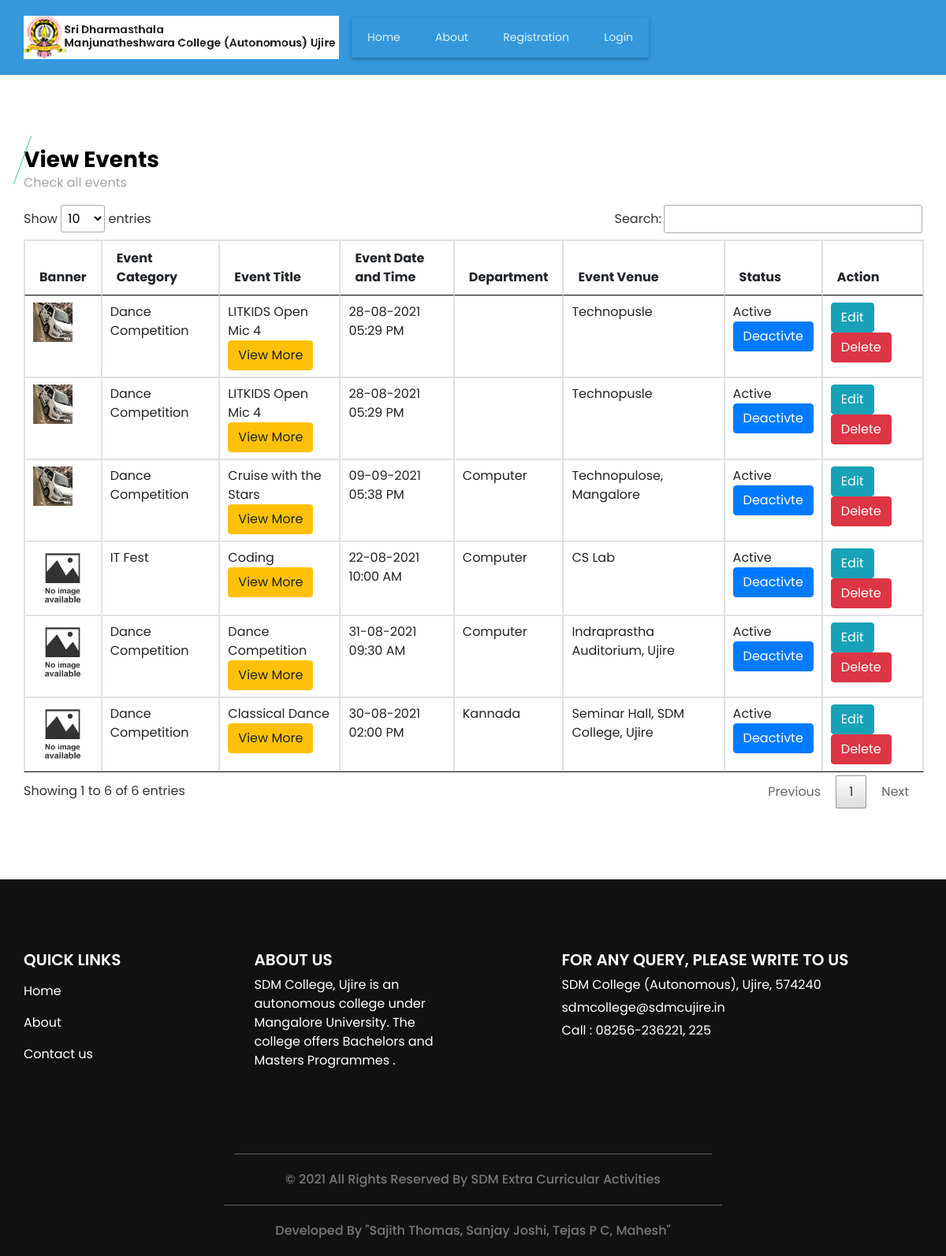
The page /viewevent.php on the database as committed earlier.
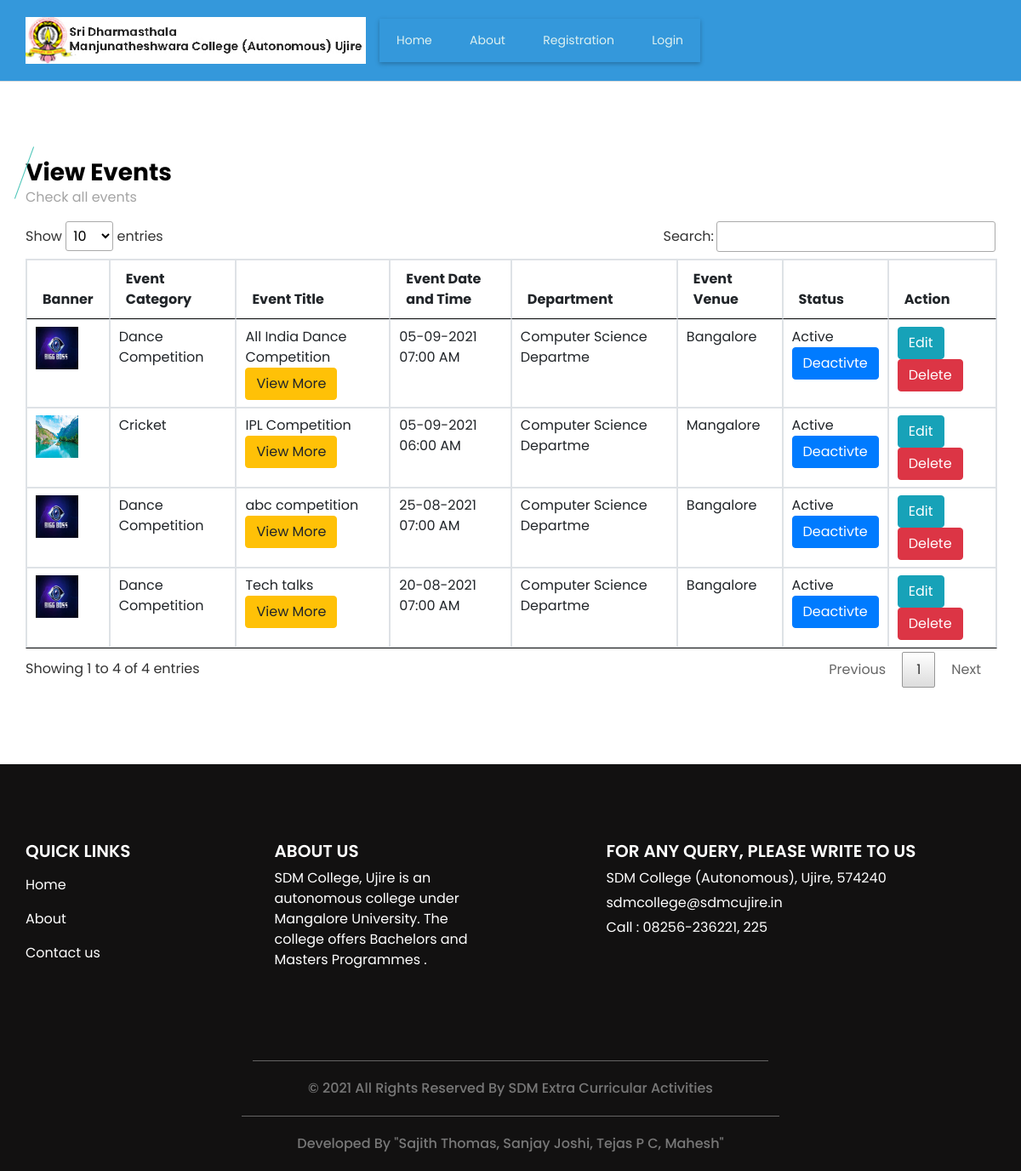
The same page on the database as committed later.
### tables this page shows
CREATE TABLE `event` (
  `event_id` bigint(20) NOT NULL,
  `event_type_id` int(11) NOT NULL,
  `event_participation_type` varchar(25) NOT NULL COMMENT 'Single, Team',
  `no_of_participants` int(11) NOT NULL,
  `event_title` varchar(300) NOT NULL,
  `event_description` text NOT NULL,
  `event_rules` text NOT NULL,
  `event_banner` varchar(300) NOT NULL,
  `department_id` int(11) NOT NULL,
  `club_id` int(11) NOT NULL,
  `course_id` text NOT NULL,
  `st_class` text NOT NULL,
  `event_date_time` datetime NOT NULL,
  `event_venue` text NOT NULL,
  `staff_id` int(11) NOT NULL,
  `participation_limit` int(11) NOT NULL,
  `event_status` varchar(10) NOT NULL
);

CREATE TABLE `event_type` (
  `event_type_id` int(11) NOT NULL,
  `event_type` varchar(30) NOT NULL,
  `event_type_info` text NOT NULL,
  `event_type_status` varchar(10) NOT NULL
);

CREATE TABLE `department` (
  `department_id` int(11) NOT NULL,
  `department` varchar(25) NOT NULL,
  `department_detail` text NOT NULL,
  `department_status` varchar(10) NOT NULL
);

### viewevent.php (the view, shortened to what this page needs)
<?php
include("header.php");
?>
  <section class="event_section layout_padding">
    <div class="container">
      <div class="heading_container">
        <h3>
         View Events
        </h3>
        <p>
         Check all events
        </p>
      </div>
      <div class="event_container">
        <div class="">
<table id="datatableplugin" class="table table-bordered">
	<thead>
		<tr>
			<th>Banner</th>
			<th>Event Category</th>
			<th>Event Title</th>
			<th>Event Date and Time</th>
			<th>Department</th>
			<th>Event Venue</th>
			<th>Status</th>
			<th>Action</th>
		</tr>
	</thead>
	<tbody>
		<?php
		$sqlview = "SELECT event.*,department.department,event_type.event_type FROM  event LEFT JOIN department ON event.department_id=department.department_id LEFT JOIN event_type ON event.event_type_id=event_type.event_type_id";
		$qsqlview = mysqli_query($con,$sqlview);
		while($rsview = mysqli_fetch_array($qsqlview))
		{
			echo "<tr>
				<td>";
			if($rsview['event_banner'] == "")
			{
				echo "<img src='images/noimage.jpg' style='width: 75px;height: 75px;'>";
			}
			else if(file_exists("imgbanner/" . $rsview['event_banner']))
			{
				echo "<img src='imgbanner/$rsview[event_banner]' style='width: 50px;height: 50px;'>";
			}
			else
			{
				echo "<img src='images/noimage.jpg' style='width: 75px;height: 75px;'>";
			}
			echo "</td>
				<td>$rsview[event_type]</td>
				<td>$rsview[event_title]";
			echo "<br><a href='event_more_det.php?event_id=$rsview[0]' class='btn btn-warning' target='_blank'>View More</a>";
			echo "</td>
				<td>" . date("d-m-Y h:i A",strtotime($rsview['event_date_time'])) . "</td>
				<td>$rsview[department]</td>
				<td>$rsview[event_venue]</td>
				<td>$rsview[event_status] <br>";
				if($rsview['event_status'] == "Active")
{
	echo "<a href='viewevent.php?st=Inactive&acid=$rsview[event_id]' class='btn btn-primary' onclick='return confirmst()' >Deactivte</a>";
}
else
{
	echo "<a href='viewevent.php?st=Active&acid=$rsview[event_id]' class='btn btn-secondary' onclick='return confirmst()'  >Activate</a>";
}
			echo"<td>
				<a href='addevent.php?editid=$rsview[event_id]' class='btn btn-info'>Edit</a>
				<a href='viewevent.php?delid=$rsview[event_id]' class='btn btn-danger' onclick='return confirmdel()' >Delete</a>
				</td>
			</tr>";
		}
		?>
	</tbody>
</table>
        </div>
      </div>
    </div>
  </section>
<?php
include("footer.php");
?>

Rows that differ between the two databases and show on the page:
removed event: event_banner (picture), event_type.event_type "Dance Competition", event_title "LITKIDS Open Mic 4", event_date_time "28-08-2021 05:29 PM", event_venue "Technopusle", event_status "Active"
removed event: event_banner (picture), event_type.event_type "Dance Competition", event_title "LITKIDS Open Mic 4", event_date_time "28-08-2021 05:29 PM", event_venue "Technopusle", event_status "Active"
removed event: event_banner (picture), event_type.event_type "Dance Competition", event_title "Cruise with the Stars", event_date_time "09-09-2021 05:38 PM", department.department "Computer", event_venue "Technopulose, Mangalore", event_status "Active"
removed event: event_type.event_type "IT Fest", event_title "Coding", event_date_time "22-08-2021 10:00 AM", department.department "Computer", event_venue "CS Lab", event_status "Active"
removed event: event_type.event_type "Dance Competition", event_title "Dance Competition", event_date_time "31-08-2021 09:30 AM", department.department "Computer", event_venue "Indraprastha Auditorium, Ujire", event_status "Active"
removed event: event_type.event_type "Dance Competition", event_title "Classical Dance", event_date_time "30-08-2021 02:00 PM", department.department "Kannada", event_venue "Seminar Hall, SDM College, Ujire", event_status "Active"
added event: event_banner (picture), event_type.event_type "Dance Competition", event_title "All India Dance Competition", event_date_time "05-09-2021 07:00 AM", department.department "Computer Science Departme", event_venue "Bangalore", event_status "Active"
added event: event_banner (picture), event_type.event_type "Cricket", event_title "IPL Competition", event_date_time "05-09-2021 06:00 AM", department.department "Computer Science Departme", event_venue "Mangalore", event_status "Active"
added event: event_banner (picture), event_type.event_type "Dance Competition", event_title "abc competition", event_date_time "25-08-2021 07:00 AM", department.department "Computer Science Departme", event_venue "Bangalore", event_status "Active"
added event: event_banner (picture), event_type.event_type "Dance Competition", event_title "Tech talks", event_date_time "20-08-2021 07:00 AM", department.department "Computer Science Departme", event_venue "Bangalore", event_status "Active"
Other text that changed with them:
text written by a page script: "Show entries Search: Showing 1 to 6 of 6 entries Previous 1 Next" → "Show entries Search: Showing 1 to 4 of 4 entries Previous 1 Next"
